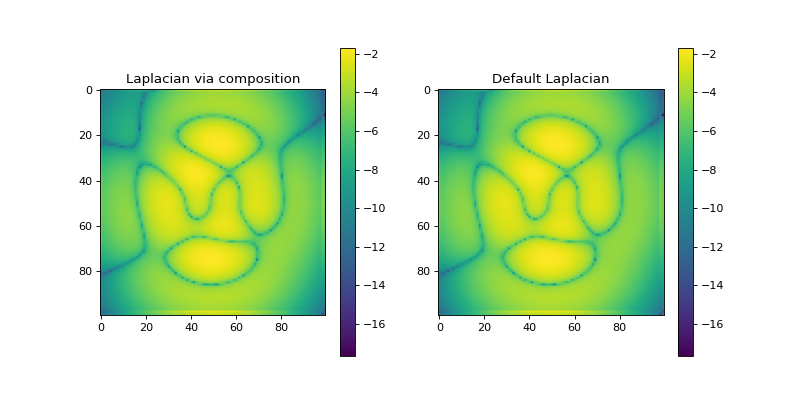

Reproduce this figure in Python.
import numpy as np
import matplotlib.pyplot as plt
from pyxu.operator import Gradient, Divergence, Laplacian
from pyxu.util.misc import peaks

n = 100
x = np.linspace(-3, 3, n)
xx, yy = np.meshgrid(x, x)
image = peaks(xx, yy)
arg_shape = image.shape  # (1000, 1000)
grad = Gradient(arg_shape=arg_shape)
div = Divergence(arg_shape=arg_shape)
# Construct Laplacian via composition
laplacian1 = div * grad
# Compare to default Laplacian
laplacian2 = Laplacian(arg_shape=arg_shape)
output1 = laplacian1(image.ravel())
output2 = laplacian2(image.ravel())
fig, axes = plt.subplots(1, 2, figsize=(10, 5))
im = axes[0].imshow(np.log(abs(output1)).reshape(*arg_shape))
axes[0].set_title("Laplacian via composition")
plt.colorbar(im, ax=axes[0])
im = axes[1].imshow(np.log(abs(output1)).reshape(*arg_shape))
axes[1].set_title("Default Laplacian")
plt.colorbar(im, ax=axes[1])
